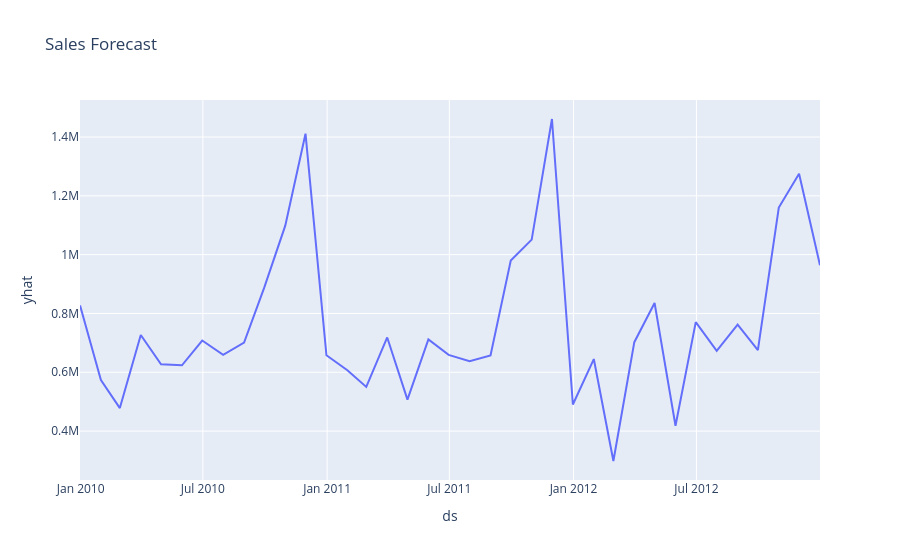

This figure's notebook cell:
### Code cell
forecast_plot(
    forecast
).show()
